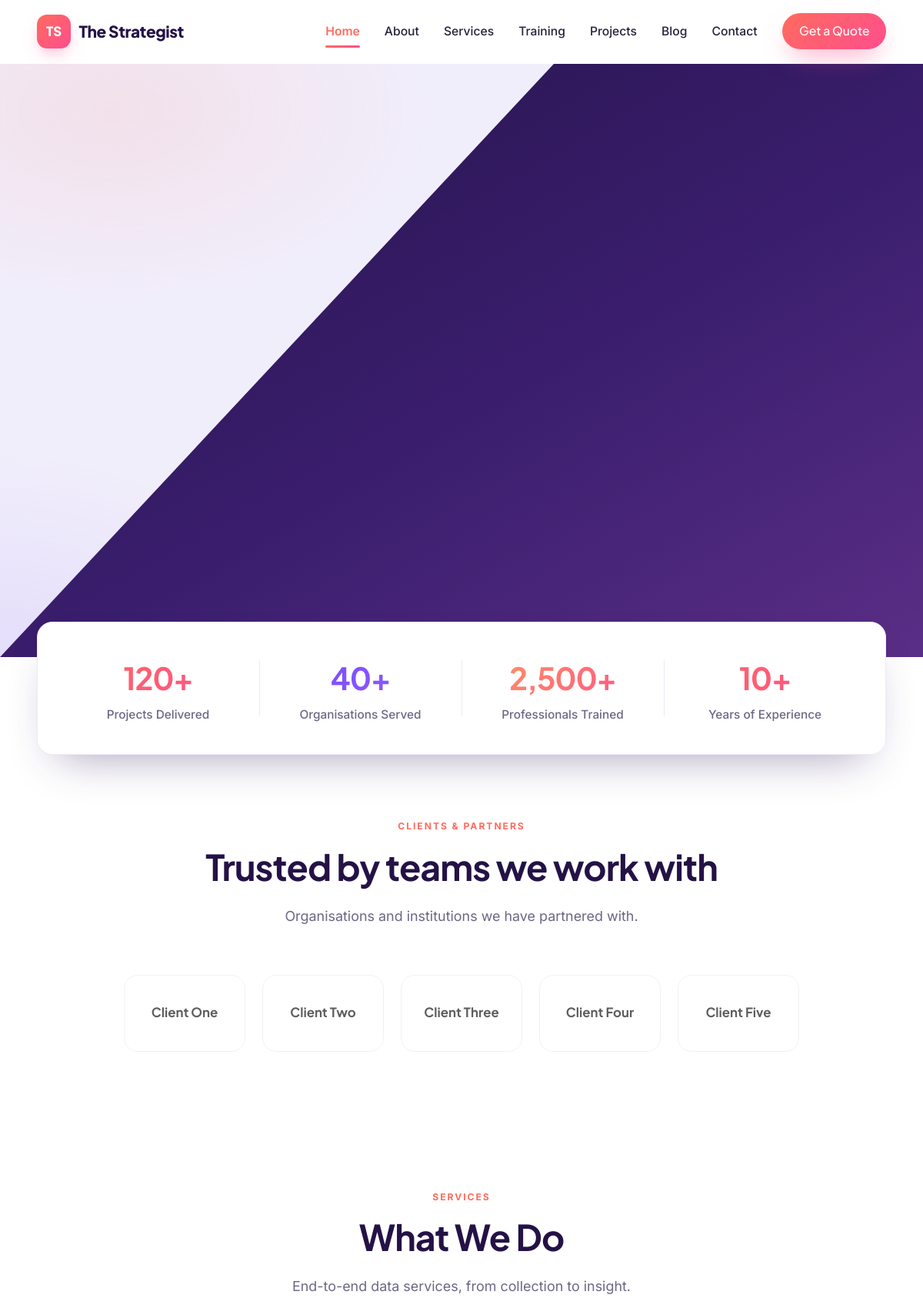
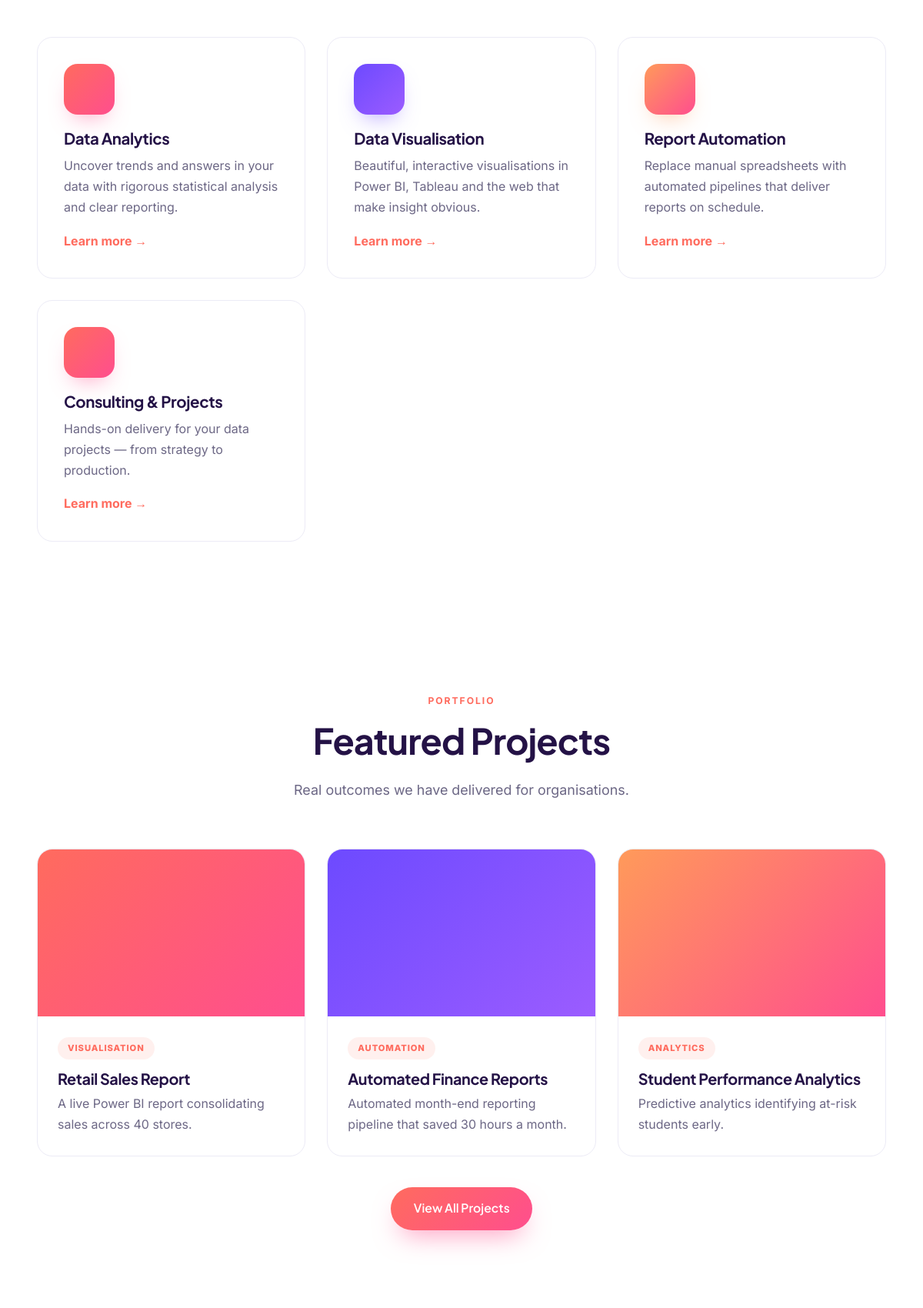
The page / (upper part) on the database its author committed (2 pictures, top to bottom).
### tables this page shows
CREATE TABLE IF NOT EXISTS `content_blocks` (
  `id`        INT AUTO_INCREMENT PRIMARY KEY,
  `page`      VARCHAR(60)  NOT NULL,
  `block_key` VARCHAR(80)  NOT NULL,
  `label`     VARCHAR(160) NOT NULL,
  `type`      VARCHAR(20)  NOT NULL DEFAULT 'text',   
  `value`     MEDIUMTEXT,
  `sort`      INT NOT NULL DEFAULT 0,
  UNIQUE KEY `page_key` (`page`,`block_key`)
);

CREATE TABLE IF NOT EXISTS `clients` (
  `id`         INT AUTO_INCREMENT PRIMARY KEY,
  `name`       VARCHAR(160) NOT NULL,
  `logo_url`   TEXT,
  `link`       TEXT,
  `sort`       INT NOT NULL DEFAULT 0,
  `active`     TINYINT(1) NOT NULL DEFAULT 1,
  `created_at` DATETIME NOT NULL DEFAULT CURRENT_TIMESTAMP
);

CREATE TABLE IF NOT EXISTS `services` (
  `id`          INT AUTO_INCREMENT PRIMARY KEY,
  `title`       VARCHAR(160) NOT NULL,
  `description` TEXT,
  `icon`        VARCHAR(60) DEFAULT 'chart',    
  `image_url`   TEXT,
  `sort`        INT NOT NULL DEFAULT 0,
  `active`      TINYINT(1) NOT NULL DEFAULT 1,
  `created_at`  DATETIME NOT NULL DEFAULT CURRENT_TIMESTAMP
);

CREATE TABLE IF NOT EXISTS `projects` (
  `id`          INT AUTO_INCREMENT PRIMARY KEY,
  `title`       VARCHAR(180) NOT NULL,
  `category`    VARCHAR(80)  DEFAULT 'Analytics',
  `client`      VARCHAR(120) DEFAULT '',
  `description` TEXT,
  `image_url`   TEXT,
  `link`        TEXT,
  `featured`    TINYINT(1) NOT NULL DEFAULT 0,
  `sort`        INT NOT NULL DEFAULT 0,
  `active`      TINYINT(1) NOT NULL DEFAULT 1,
  `created_at`  DATETIME NOT NULL DEFAULT CURRENT_TIMESTAMP
);

### config/db.php (called while the page is built, shortened)
<?php
function db() {
    static $pdo = null;
    if ($pdo === null) {
        $dsn = 'mysql:host=' . DB_HOST . ';dbname=' . DB_NAME . ';charset=utf8mb4';
        try {
            $pdo = new PDO($dsn, DB_USER, DB_PASS, [
                PDO::ATTR_ERRMODE            => PDO::ERRMODE_EXCEPTION,
                PDO::ATTR_DEFAULT_FETCH_MODE => PDO::FETCH_ASSOC,
                PDO::ATTR_EMULATE_PREPARES   => false,
            ]);
        } catch (PDOException $e) {
            if (DEBUG) {
                die('Database connection failed: ' . htmlspecialchars($e->getMessage())
                    . '<br><br>Edit <code>config/config.php</code> with your database details, '
                    . 'and make sure you have imported <code>config/schema.sql</code>.');
            }
            die('The site is temporarily unavailable. Please try again later.');
        }
    }
    return $pdo;
}
function q($sql, $params = []) {
    $st = db()->prepare($sql);
    $st->execute($params);
    return $st;
}
function fetchAll($sql, $params = []) { return q($sql, $params)->fetchAll(); }

### index.php (the view, shortened to what this page needs)
<?php
require_once __DIR__ . '/includes/functions.php';
$services = fetchAll('SELECT * FROM services WHERE active=1 ORDER BY sort, id LIMIT 6');
$projects = fetchAll('SELECT * FROM projects WHERE active=1 ORDER BY featured DESC, sort, id LIMIT 3');
$clients  = fetchAll('SELECT * FROM clients WHERE active=1 ORDER BY sort, id');
$heroImg  = resolve_image(block('home','hero_image'));
include __DIR__ . '/includes/header.php';
?>
<section class="hero">
  <div class="container hero-grid">
      <?php if ($heroImg): ?>
        <img src="<?= e($heroImg) ?>" alt="Data analytics">
      <?php else: ?>
            <span class="hc-ic"><?= service_icon('analytics') ?></span>
      <?php endif; ?>
  </div>
</section>
<div class="container stats" style="position:relative;z-index:5">
  <div class="stats-grid">
    <div class="stat"><b data-count="<?= e(block('home','stats_projects','120+')) ?>"><?= e(block('home','stats_projects','120+')) ?></b><span>Projects Delivered</span></div>
    <div class="stat"><b data-count="<?= e(block('home','stats_clients','40+')) ?>"><?= e(block('home','stats_clients','40+')) ?></b><span>Organisations Served</span></div>
    <div class="stat"><b data-count="<?= e(block('home','stats_trained','2,500+')) ?>"><?= e(block('home','stats_trained','2,500+')) ?></b><span>Professionals Trained</span></div>
    <div class="stat"><b data-count="<?= e(block('home','stats_years','10+')) ?>"><?= e(block('home','stats_years','10+')) ?></b><span>Years of Experience</span></div>
  </div>
</div>
<?php if ($clients): ?>
<section class="clients-section">
  <div class="container">
    <div class="section-head">
      <span class="eyebrow">Clients &amp; Partners</span>
      <h2><?= e(block('home','clients_title','Trusted by teams we work with')) ?></h2>
      <p><?= e(block('home','clients_subtitle')) ?></p>
    </div>
    <div class="logos-strip">
      <?php foreach ($clients as $cl): $lg = resolve_image($cl['logo_url']); ?>
        <?php if ($cl['link']): ?><a href="<?= e($cl['link']) ?>" target="_blank" rel="noopener" class="logo-item" title="<?= e($cl['name']) ?>"><?php else: ?><div class="logo-item" title="<?= e($cl['name']) ?>"><?php endif; ?>
          <?php if ($lg): ?>
            <img src="<?= e($lg) ?>" alt="<?= e($cl['name']) ?>">
          <?php else: ?>
            <span class="logo-name"><?= e($cl['name']) ?></span>
          <?php endif; ?>
        <?php echo $cl['link'] ? '</a>' : '</div>'; ?>
      <?php endforeach; ?>
    </div>
  </div>
</section>
<?php endif; ?>
<section>
  <div class="container">
    <div class="section-head">
      <span class="eyebrow">Services</span>
      <h2><?= e(block('home','services_title','What We Do')) ?></h2>
      <p><?= e(block('home','services_subtitle')) ?></p>
    </div>
    <div class="grid-3">
      <?php foreach ($services as $s): ?>
      <div class="card">
        <div class="ic">
          <?php if ($img = resolve_image($s['image_url'])): ?>
            <img src="<?= e($img) ?>" alt="" style="width:34px;height:34px;object-fit:contain">
          <?php else: ?><?= service_icon($s['icon']) ?><?php endif; ?>
        </div>
        <h3><?= e($s['title']) ?></h3>
        <p><?= e($s['description']) ?></p>
        <a href="<?= e(url('services.php')) ?>" class="card-link">Learn more →</a>
      </div>
      <?php endforeach; ?>
    </div>
  </div>
</section>
<?php if ($projects): ?>
<section style="background:var(--bg-soft)">
  <div class="container">
    <div class="section-head">
      <span class="eyebrow">Portfolio</span>
      <h2>Featured Projects</h2>
      <p>Real outcomes we have delivered for organisations.</p>
    </div>
    <div class="grid-3">
      <?php foreach ($projects as $p): $pi = resolve_image($p['image_url']); ?>
      <div class="media-card">
        <div class="thumb <?= $pi ? '' : 'placeholder' ?>">
          <?php if ($pi): ?><img src="<?= e($pi) ?>" alt="<?= e($p['title']) ?>">
          <?php else: ?><?= service_icon('chart') ?><?php endif; ?>
        </div>
        <div class="body">
          <span class="tag"><?= e($p['category']) ?></span>
          <h3><?= e($p['title']) ?></h3>
          <p><?= e(excerpt($p['description'],110)) ?></p>
        </div>
      </div>
      <?php endforeach; ?>
    </div>
    <div style="text-align:center;margin-top:40px"><a href="<?= e(url('projects.php')) ?>" class="btn btn-primary">View All Projects</a></div>
  </div>
</section>
<?php endif; ?>
<section>
</section>
<?php include __DIR__ . '/includes/footer.php'; ?>

### includes/functions.php (shortened to what this page needs)
<?php
require_once __DIR__ . '/../config/db.php';
function e($v) { return htmlspecialchars((string)$v, ENT_QUOTES, 'UTF-8'); }
function base_url() {
    $https  = (!empty($_SERVER['HTTPS']) && $_SERVER['HTTPS'] !== 'off');
    $scheme = $https ? 'https' : 'http';
    $host   = $_SERVER['HTTP_HOST'] ?? 'localhost';
    $dir = str_replace('\\', '/', dirname($_SERVER['SCRIPT_NAME'] ?? '/'));
    $dir = rtrim($dir, '/');
    return $scheme . '://' . $host . $dir;
}
function url($path = '') { return base_url() . '/' . ltrim($path, '/'); }
function all_settings() {
    static $cache = null;
    if ($cache === null) {
        $cache = [];
        foreach (fetchAll('SELECT skey, svalue FROM settings') as $r) {
            $cache[$r['skey']] = $r['svalue'];
        }
    }
    return $cache;
}
function setting($key, $default = '') {
    $s = all_settings();
    return array_key_exists($key, $s) && $s[$key] !== null && $s[$key] !== '' ? $s[$key] : $default;
}
function content_map($page) {
    static $cache = [];
    if (!isset($cache[$page])) {
        $cache[$page] = [];
        foreach (fetchAll('SELECT block_key, value, type FROM content_blocks WHERE page = ?', [$page]) as $r) {
            $cache[$page][$r['block_key']] = $r;
        }
    }
    return $cache[$page];
}
function block($page, $key, $default = '') {
    $m = content_map($page);
    if (isset($m[$key]) && $m[$key]['value'] !== null && $m[$key]['value'] !== '') return $m[$key]['value'];
    return $default;
}
function resolve_image($url, $fallback = '') {
    $url = trim((string)$url);
    if ($url === '') return $fallback;
    return $url;
}
function excerpt($html, $len = 160) {
    $t = trim(preg_replace('/\s+/', ' ', strip_tags($html)));
    return mb_strlen($t) > $len ? mb_substr($t, 0, $len) . '…' : $t;
}
function service_icon($key) {
    $c = 'currentColor';
    $icons = [
      'analytics' => '<path d="M4 20V10M10 20V4M16 20v-7M22 20H2"/>',
      'chart'     => '<path d="M3 3v18h18"/><rect x="7" y="10" width="3" height="7"/><rect x="12" y="6" width="3" height="11"/><rect x="17" y="13" width="3" height="4"/>',
      'automation'=> '<circle cx="12" cy="12" r="3"/><path d="M12 2v3M12 19v3M2 12h3M19 12h3M5 5l2 2M17 17l2 2M19 5l-2 2M7 17l-2 2"/>',
      'project'   => '<path d="M3 7h18v13H3z"/><path d="M8 7V4h8v3"/>',
      'data'      => '<ellipse cx="12" cy="5" rx="8" ry="3"/><path d="M4 5v6c0 1.7 3.6 3 8 3s8-1.3 8-3V5M4 11v6c0 1.7 3.6 3 8 3s8-1.3 8-3v-6"/>',
      'gear'      => '<circle cx="12" cy="12" r="3"/><path d="M19 12a7 7 0 0 0-.1-1l2-1.6-2-3.4-2.4 1a7 7 0 0 0-1.7-1L14.5 2h-4l-.3 2.5a7 7 0 0 0-1.7 1l-2.4-1-2 3.4L4.1 11a7 7 0 0 0 0 2l-2 1.6 2 3.4 2.4-1a7 7 0 0 0 1.7 1l.3 2.5h4l.3-2.5a7 7 0 0 0 1.7-1l2.4 1 2-3.4-2-1.6a7 7 0 0 0 .1-1z"/>',
    ];
    $p = $icons[$key] ?? $icons['chart'];
    return '<svg viewBox="0 0 24 24" fill="none" stroke="' . $c . '" stroke-width="1.8" '
         . 'stroke-linecap="round" stroke-linejoin="round" width="34" height="34">' . $p . '</svg>';
}

### rows shown on the page
content_blocks: value "Trusted by teams we work with"
content_blocks: value "Organisations and institutions we have partnered with."
clients: name "Client One"
clients: name "Client Two"
clients: name "Client Three"
clients: name "Client Four"
clients: name "Client Five"
content_blocks: value "What We Do"
content_blocks: value "End-to-end data services, from collection to insight."
services: title "Data Analytics", description "Uncover trends and answers in your data with rigorous statistical analysis and clear reporting."
services: title "Data Visualisation", description "Beautiful, interactive visualisations in Power BI, Tableau and the web that make insight obvious."
services: title "Report Automation", description "Replace manual spreadsheets with automated pipelines that deliver reports on schedule."
services: title "Consulting & Projects", description "Hands-on delivery for your data projects — from strategy to production."
projects: category "VISUALISATION", title "Retail Sales Report", description "A live Power BI report consolidating sales across 40 stores."
projects: category "AUTOMATION", title "Automated Finance Reports", description "Automated month-end reporting pipeline that saved 30 hours a month."
projects: category "ANALYTICS", title "Student Performance Analytics", description "Predictive analytics identifying at-risk students early."

### other values the page prints
setting('site_name') "The Strategist"
$label "Home"
$label "About"
$label "Services"
$label "Training"
$label "Projects"
$label "Blog"
$label "Contact"
